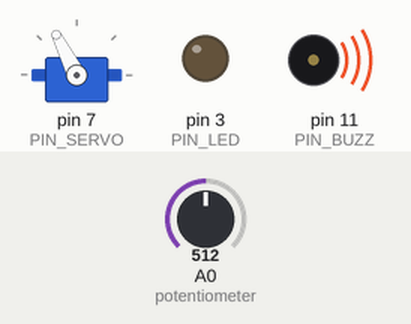
The sketch below on a simulated Arduino Uno, built with avr-gcc and run on an emulated ATmega328P. On the bench: servo, output pins drawn as LEDs (lit = HIGH), buzzer (waves = sounding). The test bench sets the inputs (shaded band); at power-on: A0 (potentiometer) = 512.

Above: at 1.7 s.
1.8 s: A0 (potentiometer) set to 716
At 2.32 s:
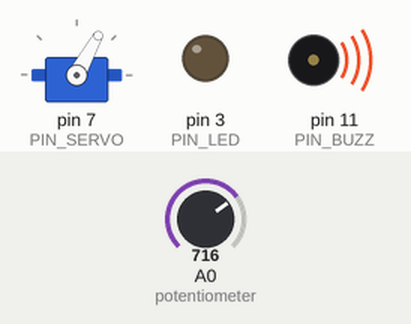
4.8 s: A0 (potentiometer) set to 122
At 6.5 s:
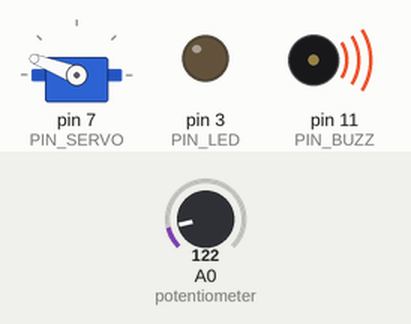
7.8 s: A0 (potentiometer) set to 900
At 8.27 s:
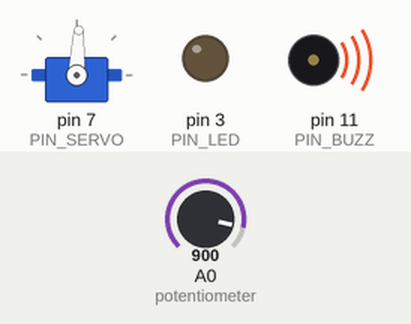
10.8 s: A0 (potentiometer) set to 1023
Timing chart, 0 to 47.4 s (numbered marks = the images above; inputs shaded):
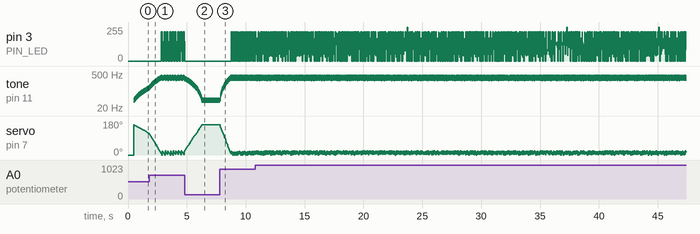

The sketch:

Tach.ino
```cpp
// Miguel Monteiro-Thibault
// MIAE 215 Project

// The goal of this project is to make a servo motor replicate the motion of a tachometer in a car. A potentiometer will be used like a throttle,
// and a passive buzzer will be used to make sounds to sound like an engine.
const int PIN_BUZZ = 11;
const int PIN_SERVO = 7;
const int PIN_LED = 3;

const float k_factor= 0.25; //will be explained later

float rpm = 0;

const float MAX_RPM = 7500; // redline at 7000, limiter at 7500, just for fun.
const float IDLE_RPM = 850;
#include <Servo.h> //necessary library file

Servo servo1; //declaring servo object

void setup()
{
  // set up the pin modes to the desired ones
  pinMode (PIN_BUZZ,OUTPUT);
  pinMode (PIN_LED, OUTPUT);

  servo1.attach(PIN_SERVO); //set up the servo object

  Serial.begin (115200);

  servo1.write (0); //start the servo motor at the 0 position

  delay (500); // give the servo time to get to the 0 position
}

float CheckThrottle();
void writeServo(float rpm);
void modifyRPM(float &rpm,float throttle,float t1,float &t2);
void makeSound(float rpm);
void flashLED();
void printVal(float rpm, float t);


void loop()
{
float t1,t2; //store time in order to use later.

  t1=millis();


  float throttle= CheckThrottle(); // Check the throttle input (potentiometer input).

  modifyRPM(rpm,throttle,t1,t2); // Change the RPM value according to the potentiometer input. Also calculates t2.

  writeServo(rpm);  // Instructs the servo to move to the position required to represent the RPM.

  makeSound(rpm); // Plays a sound through the passive buzzer related to the RPM of the system.

  //printVal(rpm, t2); // Prints values of the system to serial for optimization/debugging. Will be commented out (when not debugging)
                     // to improve program performance but still included in the submitted file.
}


float CheckThrottle()
{
  float val, ans;
    val= analogRead(A0); //read potentiometer input

  ans=(val-400); // In real cars, once the throttle goes under a certain threshold, RPMs begin to decrease. In this case,
                 // if the read analog input for the potentiometer is lower than 300 (out of approximately 1000 due to the design of the circuit and the resistance of the capacitor)
                 // RPMs begin to decrease.

  return ans;


}

void writeServo(float rpm)
{
  // want that 180 = 7500. Therefore :

  float theta_d = (rpm*(180.f/7500.f));
  servo1.write(180-theta_d); // this should make the movement of the tachometer clockwise, as is the case in most cars. If not made negative, the tachometer would be
                             // counter-clockwise.

}

void modifyRPM(float &rpm,float throttle,float t1,float &t2)
{
  ///////////////////////////////////////////////////////////////////////////////////////////////////////////////////
  //                                  Calculating the change in RPM for each loop iteration                       //
  /////////////////////////////////////////////////////////////////////////////////////////////////////////////////
  // If the potentiometer is meant to represent the engine throttle, then the engine RPM should represent the   //
  // integral of the engine throttle with respect to time. Therefore, dRPM = throttle*t.                       //
  //////////////////////////////////////////////////////////////////////////////////////////////////////////////


  t2= millis();
  float dt=0;
  dt=t2-t1;

  rpm=rpm+(throttle*k_factor*dt); // k_factor is an arbitrarily-defined value that modifies the slope of the rpm function in order to
                                // make it seem more realisic. The value was found through plug-and-play repetition.

  if(rpm>7000.f) //redline zone
  {
  flashLED(); // make the red LED flash when the redline is reached.
    if(rpm>MAX_RPM) rpm=rpm-1000; // differentiate between being in the redline area (when repairs might be needed) to rev limiting threshold (when the car will not go further)

    return;
  }
  else if(rpm<IDLE_RPM)
  {rpm=IDLE_RPM; delay(2); return;} //the reason both these cases delay by 2 ms is because the flash LED function needs to delay in order to let the LED shine.
                                      //Regardless, the void loop function would need to be delayed 2 ms anyway, because it gives stability to the program (letting it iterate constantly causes irregularities)

  else delay(2);

}

void makeSound(float rpm)
{
  tone(PIN_BUZZ,rpm/20);  //speaker produces a tone of frequency rpm/20 in order to (somewhat) represent a real car sound. In practice, it succeeds in
                           // sounding like a car in a 1980s videogame.
}

void flashLED()
{
digitalWrite(PIN_LED, HIGH);  //turn on the LED
delay (2); // let the LED shine for a bit
digitalWrite(PIN_LED, LOW);   //then turn it off
}

void printVal(float rpm, float t)   // this function prints to any connected computer in such a way that the outputs can be graphed in the arduino IDE.
{
  Serial.print("\n");
  Serial.print(rpm);
  Serial.print(",");
  Serial.print(t);
}
```

Measured:
- after the input at 4.8 s, pin 3 (PIN_LED): goes on until 4.8 s, then stays 0/255
- after the input at 7.8 s, tone on pin 11 (PIN_BUZZ): plays 48 Hz for 0.01 s, 55 Hz for 0.03 s, 67 Hz for 0.03 s, 73 Hz for 0.01 s, 80 Hz for 0.03 s, 86 Hz for 0.01 s … (167 notes in this stretch), starting at once
- by itself, tone on pin 11 (PIN_BUZZ): plays 326 Hz for 0.01 s, 323 Hz for 0.03 s, 319 Hz for 0.01 s, 316 Hz for 0.03 s, 312 Hz for 0.03 s, 309 Hz for 0.01 s … (79 notes in this stretch)
